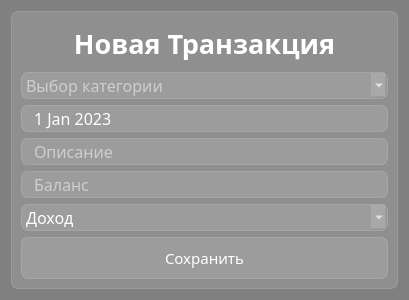
<?xml version="1.0" encoding="UTF-8"?>
<ui version="4.0">
 <class>Dialog</class>
 <widget class="QDialog" name="Dialog">
  <property name="geometry">
   <rect>
    <x>0</x>
    <y>0</y>
    <width>409</width>
    <height>300</height>
   </rect>
  </property>
  <property name="windowTitle">
   <string>Dialog</string>
  </property>
  <property name="styleSheet">
   <string notr="true">background-color: gray;

font-family: Arial 14;
font-size: 14</string>
  </property>
  <layout class="QVBoxLayout" name="verticalLayout_2">
   <item>
    <widget class="QFrame" name="frame">
     <property name="styleSheet">
      <string notr="true">background-color: rgba(255,255,255,30);
border: 1px solid rgba(255,255,255,40);
border-radius: 7px</string>
     </property>
     <property name="frameShape">
      <enum>QFrame::StyledPanel</enum>
     </property>
     <property name="frameShadow">
      <enum>QFrame::Raised</enum>
     </property>
     <layout class="QVBoxLayout" name="verticalLayout">
      <item>
       <widget class="QLabel" name="lbl_new_tr">
        <property name="styleSheet">
         <string notr="true">color: white;
font-weight: bold;
font-size: 20pt;
background-color: none;
border: none
</string>
        </property>
        <property name="text">
         <string>Новая Транзакция</string>
        </property>
        <property name="alignment">
         <set>Qt::AlignCenter</set>
        </property>
       </widget>
      </item>
      <item>
       <widget class="QComboBox" name="combo_category">
        <property name="styleSheet">
         <string notr="true">QComboBox {
font-size: 16px;
color: white;
}
QComboBox:item {
color: white;
}</string>
        </property>
        <property name="currentIndex">
         <number>-1</number>
        </property>
        <property name="placeholderText" stdset="0">
         <string notr="true">Выбор категории</string>
        </property>
        <item>
         <property name="text">
          <string>Покупки</string>
         </property>
        </item>
        <item>
         <property name="text">
          <string>Работа</string>
         </property>
        </item>
        <item>
         <property name="text">
          <string>Развлечения</string>
         </property>
        </item>
        <item>
         <property name="text">
          <string>Авто</string>
         </property>
        </item>
        <item>
         <property name="text">
          <string>Прочее</string>
         </property>
        </item>
       </widget>
      </item>
      <item>
       <widget class="QDateEdit" name="date">
        <property name="styleSheet">
         <string notr="true">font-size: 16px;
color: white;
padding-left: 10px;
</string>
        </property>
        <property name="buttonSymbols">
         <enum>QAbstractSpinBox::NoButtons</enum>
        </property>
        <property name="dateTime">
         <datetime>
          <hour>0</hour>
          <minute>0</minute>
          <second>0</second>
          <year>2023</year>
          <month>1</month>
          <day>1</day>
         </datetime>
        </property>
       </widget>
      </item>
      <item>
       <widget class="QLineEdit" name="le_descr">
        <property name="styleSheet">
         <string notr="true">font-size: 16px;
color: white;
padding-left: 10px</string>
        </property>
        <property name="inputMask">
         <string/>
        </property>
        <property name="text">
         <string/>
        </property>
        <property name="placeholderText">
         <string>Описание</string>
        </property>
       </widget>
      </item>
      <item>
       <widget class="QLineEdit" name="le_balance">
        <property name="styleSheet">
         <string notr="true">font-size: 16px;
color: white;
padding-left: 10px</string>
        </property>
        <property name="placeholderText">
         <string>Баланс</string>
        </property>
       </widget>
      </item>
      <item>
       <widget class="QComboBox" name="combo_income">
        <property name="styleSheet">
         <string notr="true">QComboBox {
font-size: 16px;
color: white;
}
QComboBox:item {
color: white;
}</string>
        </property>
        <item>
         <property name="text">
          <string>Доход</string>
         </property>
        </item>
        <item>
         <property name="text">
          <string>Затраты</string>
         </property>
        </item>
       </widget>
      </item>
      <item>
       <widget class="QPushButton" name="btn_new_tr">
        <property name="font">
         <font>
          <family>Arial 14</family>
          <pointsize>11</pointsize>
         </font>
        </property>
        <property name="styleSheet">
         <string notr="true">QPushButton {
color: white;
background-color: rgba(255,255,255,30);
border: 1px solid rbga(255,255,255,40);
border-radius: 7px;
width: 230px;
height: 40px
}

QPushButton:hover {
background-color: rgba(255,255,255,50);
}
QPushButton:pressed {
background-color: rgba(255,255,255,70);
}</string>
        </property>
        <property name="text">
         <string>Сохранить</string>
        </property>
        <property name="icon">
         <iconset resource="res-new-window.qrc">
          <normaloff>:/icon/icon/post_add_white_24dp.svg</normaloff>:/icon/icon/post_add_white_24dp.svg</iconset>
        </property>
        <property name="iconSize">
         <size>
          <width>24</width>
          <height>24</height>
         </size>
        </property>
       </widget>
      </item>
     </layout>
    </widget>
   </item>
  </layout>
 </widget>
 <resources>
  <include location="res-new-window.qrc"/>
 </resources>
 <connections/>
</ui>
